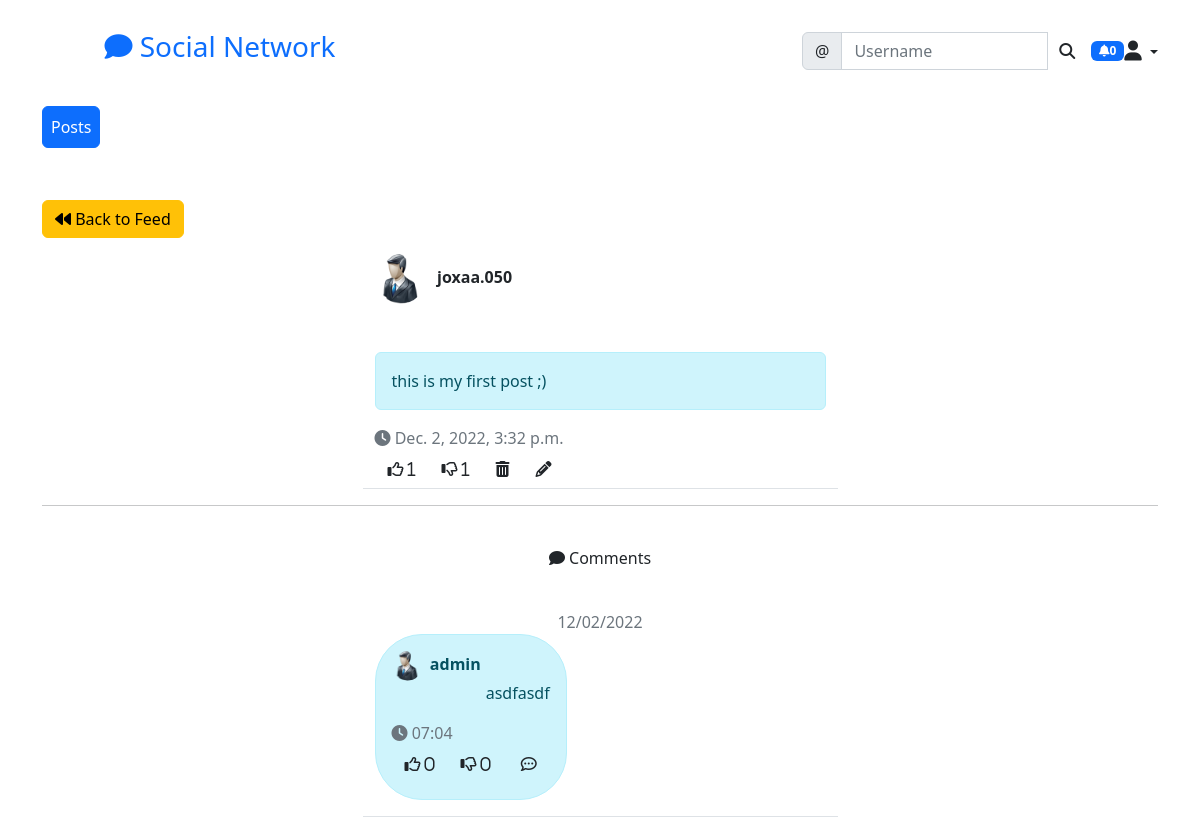
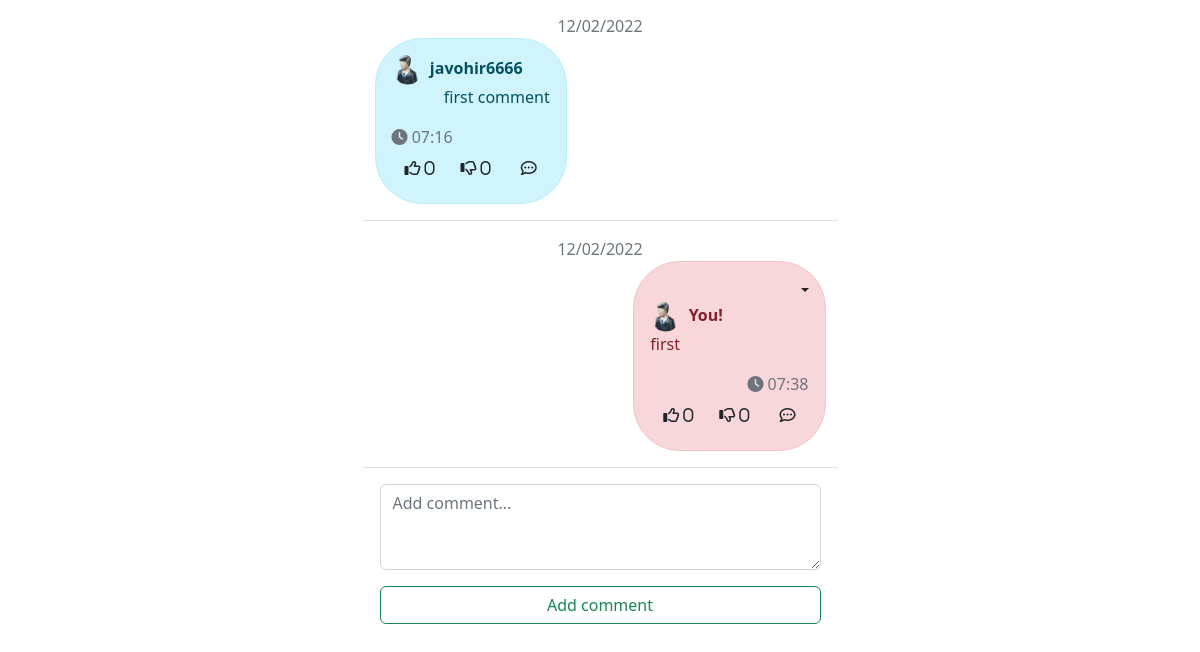
The page /social/post/15 (signed in) on the database as committed earlier (2 pictures, top to bottom).
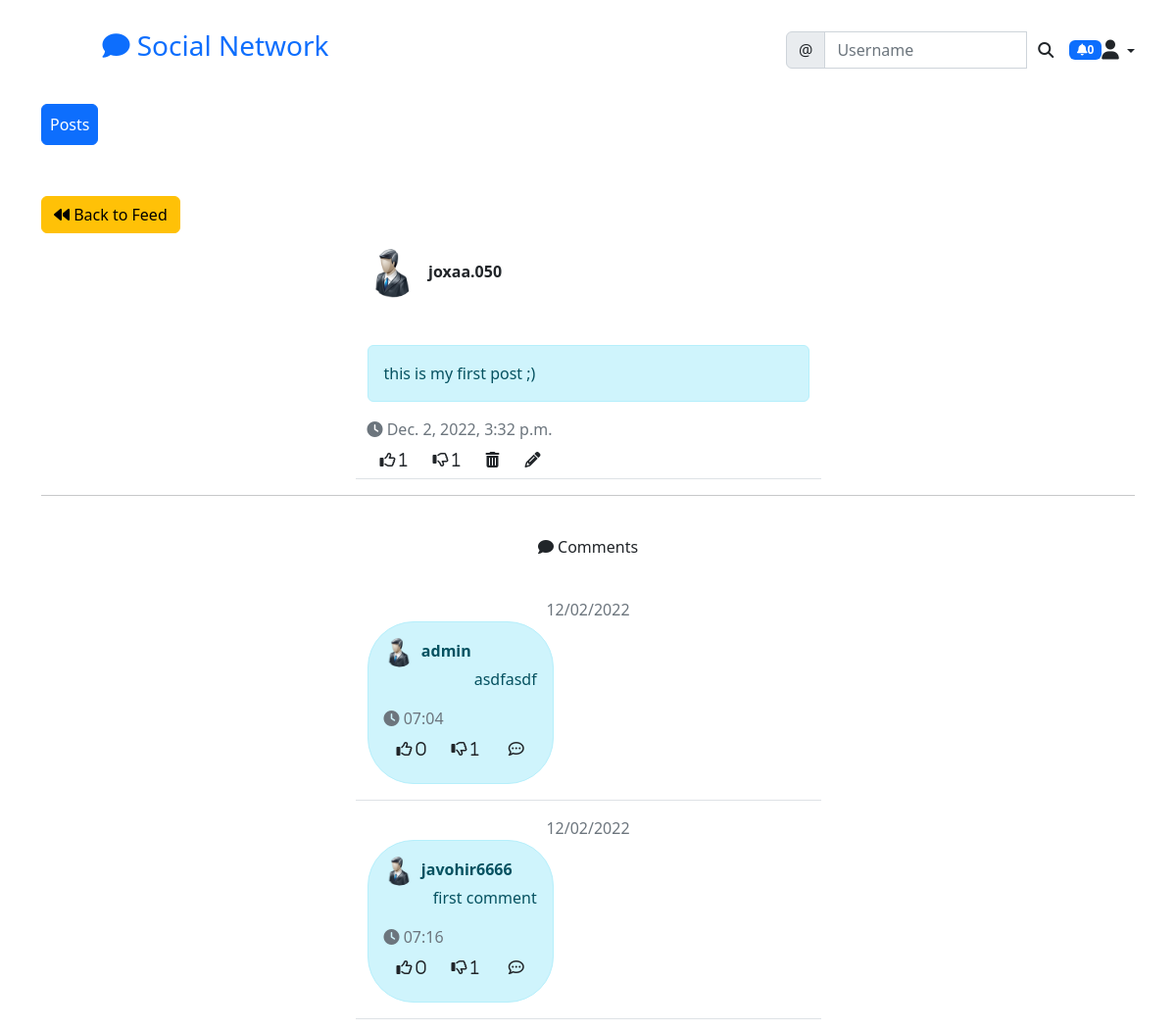
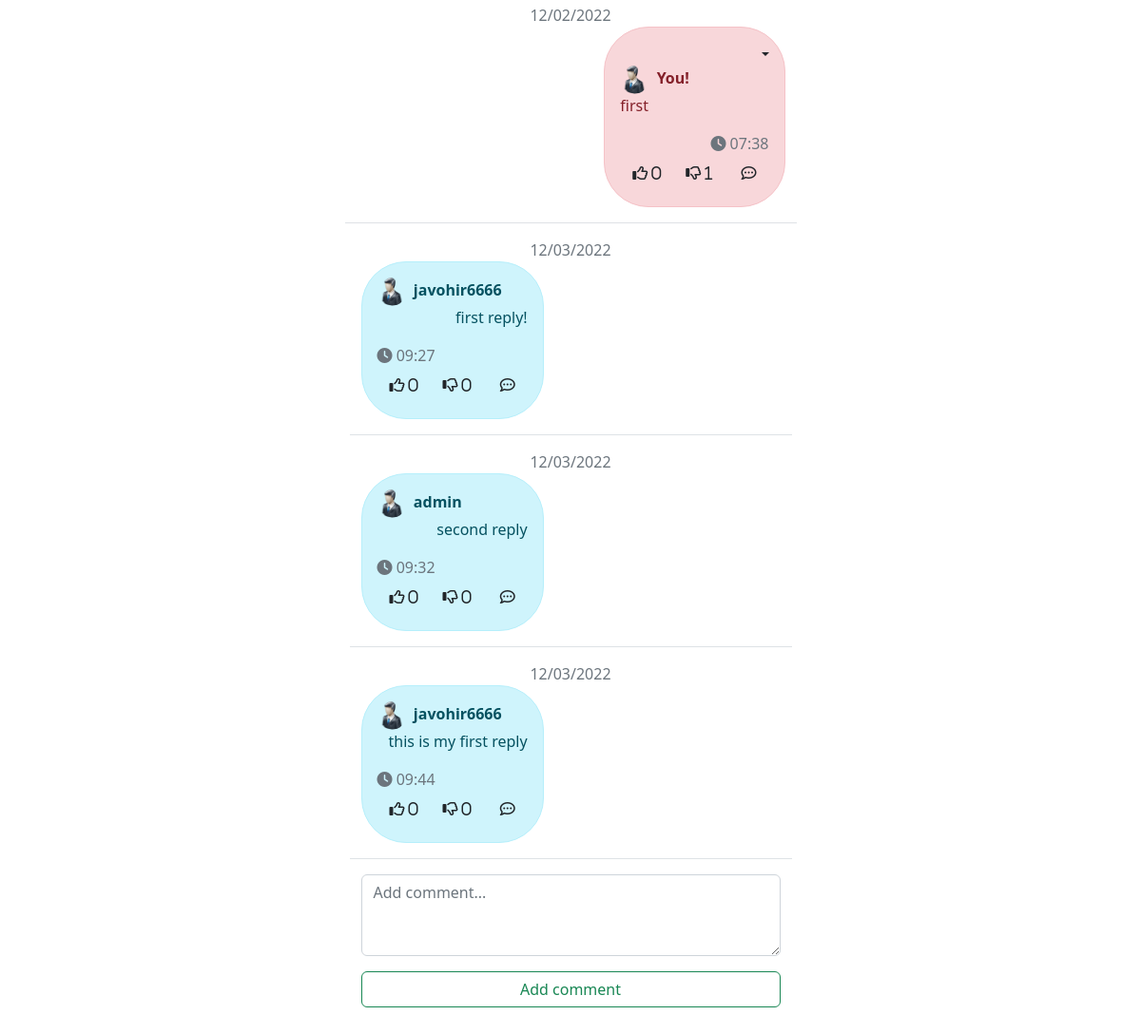
The same page on the database as committed later (2 pictures, top to bottom).
### social/models.py (models this page shows, shortened)
class Post(models.Model):
    body = models.TextField()
    created_at = models.DateTimeField(auto_now_add=True)
    author = models.ForeignKey(User, on_delete=models.CASCADE)
    like = models.ManyToManyField(User,blank=True, related_name='likes')
    dislikes = models.ManyToManyField(User, blank=True, related_name='dislikes')

class UserProfile(models.Model):
    user = models.OneToOneField(User, primary_key=True,verbose_name='user',related_name='profile', on_delete=models.CASCADE)
    name = models.CharField(max_length=30, blank=True, null=True)
    bio = models.TextField(max_length=500, blank=True, null=True)
    birh_date = models.DateField(null=True, blank=True)
    location = models.CharField(max_length=100, blank=True, null=True)
    picture = models.ImageField(upload_to='uploads/profile_pictures', blank=True, default='uploads/profile_pictures/default.png')
    followers = models.ManyToManyField(User, blank=True, related_name='followers')

class Comment(models.Model):
    comment = models.CharField(max_length=500)
    created_at= models.DateTimeField(auto_now_add=True)
    author = models.ForeignKey(User, on_delete=models.CASCADE)
    post = models.ForeignKey('Post', on_delete=models.CASCADE)
    like = models.ManyToManyField(User,blank=True, related_name='comment_likes')
    dislikes = models.ManyToManyField(User, blank=True, related_name='comment_dislikes')
    parent = models.ForeignKey('self', on_delete=models.CASCADE, blank=True, null=True,related_name='+')
    @property
    def children(self):
        return Comment.objects.filter(parent=self).order_by('-created_at').all()

### social/views.py (the view, shortened to what this page needs)
# urls.py: path('post/<int:pk>', PostDetailView.as_view(), name='post-detail'),
class PostDetailView(LoginRequiredMixin, View):
    def get(self, request, pk, *args, **kwargs):
        post = Post.objects.get(pk=pk)
        form = CommentForm()
        comments = Comment.objects.filter(post=post).order_by('created_at')
        context = {
            'post': post,
            'form': form,
            'comments': comments,
        }
        return render(request, 'social/post_detail.html', context)

### social/forms.py
class CommentForm(forms.ModelForm):
    comment = forms.CharField(
        label= '',
        widget=forms.Textarea(attrs={
            'rows':'3',
            'placeholder':"Add comment..."
        })
    )
    class Meta:
        model = Comment
        fields = ['comment']

### landing/templatetags/custom_tags.py (called while the page is built)
@register.inclusion_tag('social/show_notifications.html', takes_context=True)
def show_notifications(context):
	request_user = context['request'].user
	notifications = Notification.objects.filter(to_user=request_user).exclude(user_has_seen=True).order_by('-date')
	return {'notifications': notifications}

### social/templates/social/post_detail.html (shortened to what this page needs)
{% extends 'landing/base.html' %}
{% load static %}
{% load crispy_forms_tags %}
{% block content %}
<div class="container">
    <div class="row mt-5">
        <div class="col-md-5 col-sm-6">
            <a href="{% url 'post-list' %}" class="btn btn-warning"><i class="fas fa-backward"></i>&nbsp;Back to
                Feed</a>
        </div>
    </div>
    <div class="row justify-content-center mt-3">
        <div class="col-md-5 col-sm-12 border-bottom">
            <div class="">
                {% if post.author.profile.picture %}
                <img src="{{post.author.profile.picture.url}}" class="rounded-circle" width="50" height="50">
                {% endif %}&nbsp;
                <strong>{{post.author}}</strong>
            </div>
            <br>
            <br>
            <p class="alert alert-info">
                {{post.body}}
            </p>
            <span class="text-muted"><i class="fas fa-clock"></i>&nbsp;{{post.created_at}}</span>
            <div class="d-flex flex-row">
                <form method="POST" action="{% url 'like' post.pk %}">
                    <button type="submit" class="btn btn-transparent">
                        <i class="far fa-thumbs-up">&nbsp;<span>{{post.like.all.count}}</span></i>
                    </button>
                </form>
                <form method="POST" action="{% url 'dislike' post.pk %}">
                    <button type="submit" class="btn btn-transparent">
                        <i class="far fa-thumbs-down">&nbsp;<span>{{post.dislikes.all.count}}</span></i>
                    </button>
                </form>
                {% if request.user == post.author %}
                <a class="btn btn-transparent" href="{% url 'post-delete' post.pk %}"><i class="fa fa-trash"></i></a>
                <a class="btn btn-transparent" href="{% url 'post-edit' post.pk %}"><i class="fa fa-pencil"></i></a>
                {% endif %}
            </div>
        </div>
    </div>
    <hr><br>
    <div class="text-center block-comment"><span class=""><i class="fa fa-comment"
                aria-hidden="true"></i>&nbsp;Comments</span></div><br>
    {% for comm in comments %}
    <div class="row justify-content-center mt-3">
        <span class="text-muted text-center">{{comm.created_at|date:"SHORT_DATE_FORMAT"}}</span>
        <div class="d-flex flex col-md-5 col-sm-12 border-bottom">
            {% if request.user == comm.author%}
            <div class="alert alert-danger my-comment">
                <div class="dropdown d-flex justify-content-end">
                    <a href="#" class="d-block link-dark text-decoration-none dropdown-toggle" data-bs-toggle="dropdown"
                        aria-expanded="false"></a>
                </div>
                {% if request.user.profile.picture %}
                <img src="{{request.user.profile.picture.url}}" class="rounded-circle" width="30" height="30">
                {% endif %}
                &nbsp;<b>You!</b>
                <p>
                    {{comm.comment}}
                </p>
                <div class="text-end">
                    <span class="text-muted">
                        <i class="fas fa-clock"></i>&nbsp;{{comm.created_at|time:"h:i "}}
                    </span>
                </div>
                <div class="d-flex flex-row">
                    <form method="POST" action="{% url 'comment-like' post.pk comm.pk %}">
                        <button type="submit" class="btn btn-transparent">
                            <i class="far fa-thumbs-up">&nbsp;<span>{{comm.like.all.count}}</span></i>
                        </button>
                    </form>
                    <form method="POST" action="{% url 'comment-dislike' post.pk comm.pk %}">
                        <button type="submit" class="btn btn-transparent">
                            <i class="far fa-thumbs-down">&nbsp;<span>{{comm.dislikes.all.count}}</span></i>
                        </button>
                        <button class="btn btn-transparent"><i class="far fa-comment-dots"
                                onclick="commentReplyToggle('{{ comm.pk }}')"></i></button>
                    </form>
                </div>
                {% else %}
                <div class="alert alert-info other-comment">
                    {% if request.user.profile.picture %}
                    <img src="{{request.user.profile.picture.url}}" class="rounded-circle" width="30" height="30">
                    {% endif %}
                    &nbsp;<b>{{comm.author}}</b>
                    <p class="text-end">
                        {{comm.comment}}
                    </p>
                    <div class="text-start">
                        <span class="text-muted">
                            <i class="fas fa-clock"></i>&nbsp;{{comm.created_at|time:"h:i"}}
                        </span>
                    </div>
                    <div class="d-flex flex-row">
                        <form method="POST" action="{% url 'comment-like' post.pk comm.pk %}">
                            <button type="submit" class="btn btn-transparent">
                                <i class="far fa-thumbs-up">&nbsp;<span>{{comm.like.all.count}}</span></i>
                            </button>
                        </form>
                        <form method="POST" action="{% url 'comment-dislike' post.pk comm.pk %}">
                            <button type="submit" class="btn btn-transparent">
                                <i class="far fa-thumbs-down">&nbsp;<span>{{comm.dislikes.all.count}}</span></i>
                            </button>
                            <span class="btn btn-transparent"><i class="far fa-comment-dots"
                                    onclick="commentReplyToggle('{{ comm.pk }}')"></i></span>
                        </form>
                    </div>
                </div>
                {% endif %}
            </div>
        </div>
        {% endfor %}
        <div class="row justify-content-center mt-3 mb-5">
            <div class="col-md-5 col-sm-12">
                <form method="POST">
                    {{form|crispy}}
                    <div class="d-grid gap-2">
                        <button class="btn btn-outline-success mt-3">Add comment</button>
                    </div>
                </form>
            </div>
        </div>
    </div>
    {% endblock content %}

### landing/templates/landing/base.html (shortened to what this page needs)
{% load static %}
{% load custom_tags %}
<!doctype html>
<html lang="en">
  <head>
    <link href="https://cdn.jsdelivr.net/npm/bootstrap@5.2.3/dist/css/bootstrap.min.css" rel="stylesheet">
    <link rel="stylesheet" href="https://cdnjs.cloudflare.com/ajax/libs/font-awesome/6.2.1/css/all.min.css" />
    <link rel="stylesheet" href="{% static 'css/style.css' %}"
  </head>
  <body>
    <div class="container">
      <header class="blog-header lh-1 py-3">
        <div class="row flex-nowrap justify-content-between align-items-center">
          <div class="col-4 text-center">
            <h3 class="text-primary"><a class="text-decoration-none" href="{% url 'index' %}"><i class="fa fa-comment" aria-hidden="true"></i>&nbsp;Social Network</a></h3>
          </div>
          <div class="col-4 d-flex justify-content-end align-items-center">
            <form class="d-flex" method="GET" action="{% url 'profile-search' %}">
            <div class="col pt-3">
              <div class="input-group mb-3">
                <span class="input-group-text" id="basic-addon1">@</span>
                <input type="text" name="query" class="form-control" required placeholder="Username" value="{{ request.GET.query }}" aria-label="Username" aria-describedby="basic-addon1">
                <button class="btn btn-transparent me-1" type="submit" style="border:none; box-shadow:none; background-color:transparent;"><i class="fa fa-search" aria-hidden="true"></i></button>
              </div>
            </div>
          </form>
            {% if user.is_authenticated %}
            <div class="nav-item">
              {% show_notifications %}
            </div>
            <div class="flex-shrink-0 dropdown">
              <a href="#" class="d-block link-dark text-decoration-none dropdown-toggle" data-bs-toggle="dropdown" aria-expanded="false">
                <i class="fa fa-user" style="font-size:20px" aria-hidden="true"></i>
              </a>
            </div>
              {% else %}
            <li class="d-flex"><a class="btn btn-sm btn-success" href="{% url 'account_login' %}">Sign in</a>&nbsp;</li>
            <li class="d-flex"><a class="btn btn-sm btn-outline-primary" href="{% url 'account_signup' %}">Sign up</a></li>
            {% endif %}
          </div>
        </div>
      </header>
      <div class="nav-scroller py-1 mb-2">
        <nav class="nav d-flex justify-content-between">
          <a class="p-2 btn btn-primary text-decoration-none font-size-25px" href="{% url 'post-list' %}">Posts</a>
        </nav>
      </div>
    </div>
    {% block content %}
    {% endblock content %}
  </body>
</html>

### social/templates/social/show_notifications.html (shortened to what this page needs)
<div class="dropdown">
	<span class="badge bg-primary notification-badge" onclick="showNotifications()">
		<i class="fa fa-bell" aria-hidden="true"></i>{{ notifications.count }}</span>
	</div>

### static/css/style.css (style rules this page uses)
.my-comment { border-radius: 47px; margin-left: auto; }
.my-comment img { margin-left:auto; }
.other-comment { border-radius: 47px; }
.notification-badge { transition: 0.3s; }
.dropdown { position: relative; display: inline-block; }

Rows that differ between the two databases and show on the page:
computed for Comment "asdfasdf": dislikes.all.count "0" → "1"
computed for Comment "first comment": dislikes.all.count "0" → "1"
computed for Comment "first": dislikes.all.count "0" → "1"
added Comment: created_at "12/03/2022", user.profile.picture (placeholder picture), author "javohir6666", comment "first reply!", created_at "09:27", like.all.count "0", dislikes.all.count "0"
added Comment: created_at "12/03/2022", user.profile.picture (placeholder picture), author "admin", comment "second reply", created_at "09:32", like.all.count "0", dislikes.all.count "0"
added Comment: created_at "12/03/2022", user.profile.picture (placeholder picture), author "javohir6666", comment "this is my first reply", created_at "09:44", like.all.count "0", dislikes.all.count "0"
